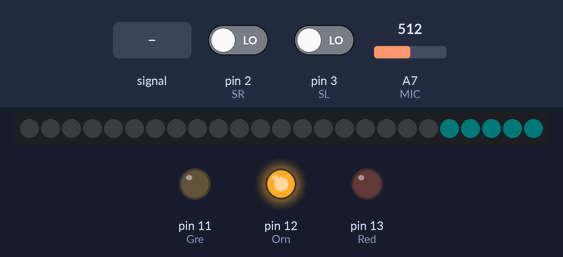
The sketch below on a simulated Arduino Nano, built with avr-gcc and run on an emulated ATmega328P. Parts: 25 RGB LEDs in strip order, left to right, output pins drawn as LEDs (lit = HIGH). Inputs (shaded band) come from the test bench; at power-on: pin 2 (SR) LOW, A7 (MIC) = 512, pin 3 (SL) LOW. Dim RGB values are drawn brighter than linear.

Above: at 1.2 s.
1.3 s: A7 (MIC) fed a 2 Hz sine of ±306 counts around its level
At 2.6 s:
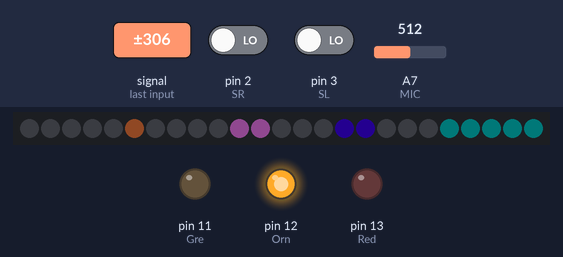
3.5 s: pin 2 (SR) driven HIGH
At 6.4 s:
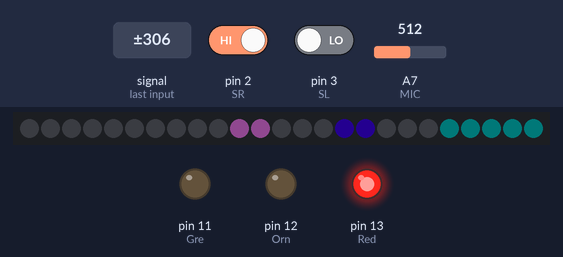
6.5 s: pin 2 (SR) driven LOW
At 6.8 s:
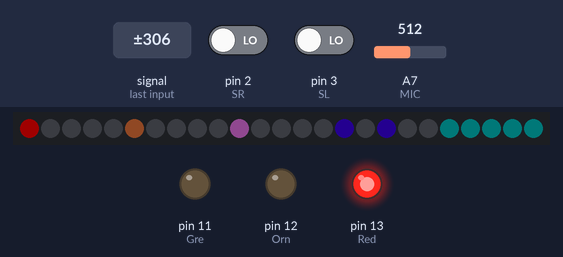
8.7 s: A7 (MIC) fed a 200 Hz sine of ±81 counts around its level
At 9.06 s:
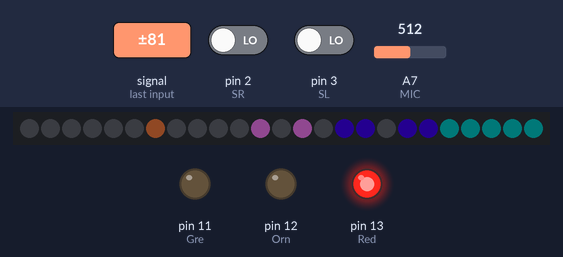
10.3 s: A7 (MIC) set to 716
At 10.9 s:
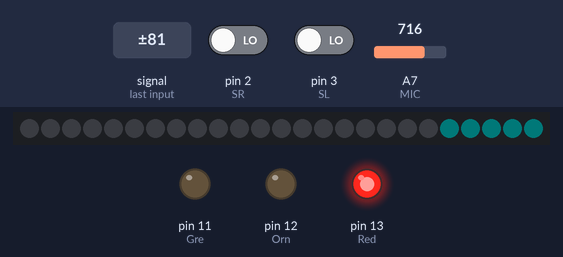
Timing chart, 0 to 13.0 s (numbered marks = the images above; inputs shaded):
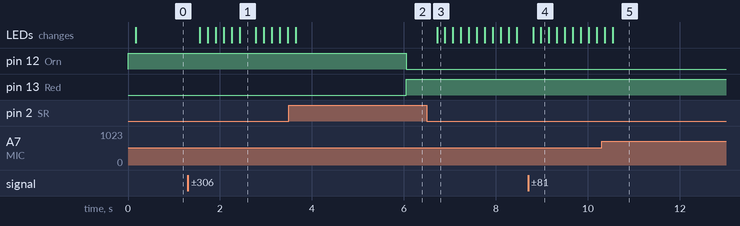

The sketch:

Neo_espectro.ino
```cpp
/*
    Visualizador de espectro de audio de cinco bandas
    Usando a pantalla de 25 Neopixeles "https://github.com/xdesig/5x5_NeoPixel_2020"
    Transformada rapida de Fourier (FFT). Autor: Dimitrios P. Bouras, mantenida por Enrique Condes
    Pulsando SR aumentamos a amplificacion, Sl baixamos a amplificacion
    O Led vermello indica maxima amplificación o laranxa media e o verde minima.
    XDeSIG 2021
*/

#include <Adafruit_NeoPixel.h>
#define PIN_NEO A4
#define NUM_LEDS 25
Adafruit_NeoPixel pixels = Adafruit_NeoPixel(NUM_LEDS, PIN_NEO, NEO_GRB + NEO_KHZ800);


#include <fix_fft.h>          // biblioteca para implementar FFT
char re[128], im[128];        // Matrices de muestras / resultados de la FFT
byte i;                       // indice para almacenar as mostras
int dat;                      // variable da amplitude da frecuencia

int F[5] = {2, 3, 6, 9, 15}; // Frecuencias a mostrar en pantalla *73,8Hz

#define MIC A7
// Entrada de Audio (Microfono)

#define SR 2                  // Pulsador para subir a amplificacion
#define SL 3                  // Pulsador para bajar a amplificacion
#define Red 13                // Led vermello (Amplificación maxima)
#define Orn 12                // Led laranxa (Amplificación media)
#define Gre 11                // Led verde (Amplificación minima)

int amp = 25;                 // Valor inicial de amplificacion


int y;                        // Variable de resultados (eixo Y) mapeados para mostrar na pantalla
int x;                        // variable para recorer o eixo x
int A;                        // Amplitude en leds
int pix;                      // Variable de pixel a mostrar (pix = x + y*5)

int R;                        // Variable da cor vermella
int G;                        // Variable da cor verde
int B;                        // Variable da cor azul


void setup() {
  analogReference(INTERNAL);    // Axustamos a referencia do conversos analoxico/dixital a 1.1Volts
  pinMode(SR, INPUT);           // Definimos o rol de cada pin
  pinMode(SL, INPUT);
  pinMode (Red, OUTPUT);
  pinMode (Orn, OUTPUT);
  pinMode (Gre, OUTPUT);

  pixels.begin();              // Inicializamos os neoPixeles
}

void loop() {

  // *** Comprobamos si se pulsou SR para amplificar ou SR par atenuar
  while (digitalRead (SR)) {
    amp = amp + 1;
    if ( amp >= 50) {
      amp = 50;
      digitalWrite (Red, 1);
      digitalWrite (Orn, 0);
      digitalWrite (Gre, 0);
    }
    delay(100);
  }
  while (digitalRead (SL) ) {
    amp = amp - 1;
    if ( amp <= 1) {
      amp = 1;
      digitalWrite (Red, 0);
      digitalWrite (Orn, 0);
      digitalWrite (Gre, 1);
    }
    delay(100);
  }
  // *** Comprobamos si o valor de amplificacion e medio e acendemos o led laranxa
  if (amp > 20 and amp < 30) {
    digitalWrite (Red, 0);
    digitalWrite (Orn, 1);
    digitalWrite (Gre, 0);
  }


  //*** lectura de audio e conversion a amplitude por frecuencia.

  for (i = 0; i < 128; i++) {                     // Tomamos 128 mostras da entrada analoxica (micro)
    int sample = amp * (analogRead(MIC));
    re[i] = sample / 4 - 128;                     // Escalamos a variable para que se axuste a un caracter de -128 a 127
    im[i] = 0;                                    // Neste momento non temos valores imaxinarios e poñemos todos a cero
  }
  fix_fft(re, im, 7, 0);                          // Enviamos as mostras para a conversión FFT, devolvendo os resultados reais/imaxinarios nas mesmas matrices


  for (x = 0; x < 5; x++) {                       // Recorremos o eixo x da pantalla

    dat = sqrt(re[F[x]] * re[F[x]] + im[F[x]] * im[F[x]]);     // A magnitude da frecuencia é a raíz cadrada da suma dos cadrados das partes real e imaxinaria dos vectores
    // Solo recuperamos os valores das frecuencias elixidas F[x]

    A = map(dat, 0, 25, 4, 0);                                 // Mapeamos os valores de amplitude de cada frecunencia os pixeles verticais

    for (y = 5; y >= A  ; y--) {                               // Comprobamos cantos pixeles verticais acendemos

      pix = x + y * 5;                                         // Pasamos  as coordenadas X e Y a linea de pixeles

      if (y == 0) {                                            // Axustamos a cor a cada liña
        R = 32;
        G = 0;
        B = 0;
      }
      if (y == 1) {
        R = 16;
        G = 8;
        B = 4;
      }
      if (y == 2) {
        R = 16;
        G = 8;
        B = 16;
      }

      if (y == 3) {
        R = 4;
        G = 0;
        B = 16;
      }
      if (y == 4) {
        R = 0;
        G = 2;
        B = 2;
      }
      pixels.setPixelColor(pix, pixels.Color(R, G, B));           // Acendemos cada pixel ca sua cor
    }
    for (int y = 0; y < A  ; y++) {                               // Comprobamos que pixeles apagar
      pix = x + y * 5 ;
      pixels.setPixelColor(pix, pixels.Color(0, 0, 0));           // Apagamos cada pixel selecionado
    }
    pixels.show();                                                // Enviamos os datos a pantalla de NeoPixeles
  }
}
```

Measured:
- after the input at 1.3 s, the LEDs: first change after 0.26 s (image 1 shows a later state)
- after the input at 3.5 s, pin 12 (Orn): HIGH → LOW after 2.5 s; pin 13 (Red): LOW → HIGH after 2.5 s
- after the input at 6.5 s, the LEDs: change after 0.22 s (image 3)
- after the input at 10.3 s, the LEDs: first differ from a run without the input after 0.24 s (image 5)
